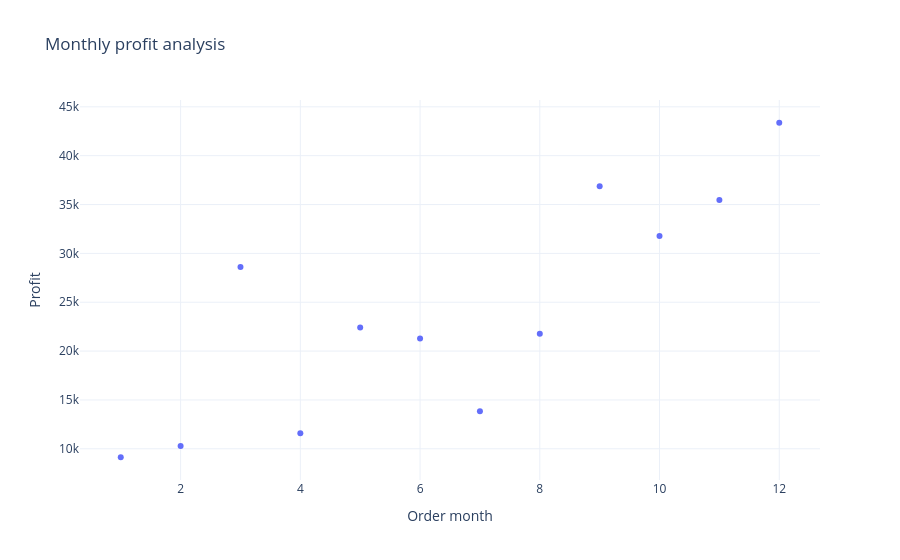

Write notebook code for a chart like this one.
### Code cell
fig = px.scatter(profit_by_month,x='Order month',y='Profit',title='Monthly profit analysis')
fig.show()

### Figure 1 — Plotly figure (JSON) as saved in the notebook; plotly's stock layout.template omitted (floating-point values rounded to 4 significant figures)
{"data": [{"hovertemplate": "Order month=%{x}<br>Profit=%{y}<extra></extra>", "legendgroup": "", "marker": {"color": "#636efa", "symbol": "circle"}, "mode": "markers", "name": "", "orientation": "v", "showlegend": false, "type": "scatter", "x": [1, 2, 3, 4, 5, 6, 7, 8, 9, 10, 11, 12], "xaxis": "x", "y": [9134.0, 10290.0, 28590.0, 11590.0, 22410.0, 21290.0, 13830.0, 21780.0, 36860.0, 31780.0, 35470.0, 43370.0], "yaxis": "y"}], "layout": {"legend": {"tracegroupgap": 0}, "title": {"text": "Monthly profit analysis"}, "xaxis": {"anchor": "y", "domain": [0, 1], "title": {"text": "Order month"}}, "yaxis": {"anchor": "x", "domain": [0, 1], "title": {"text": "Profit"}}}}
